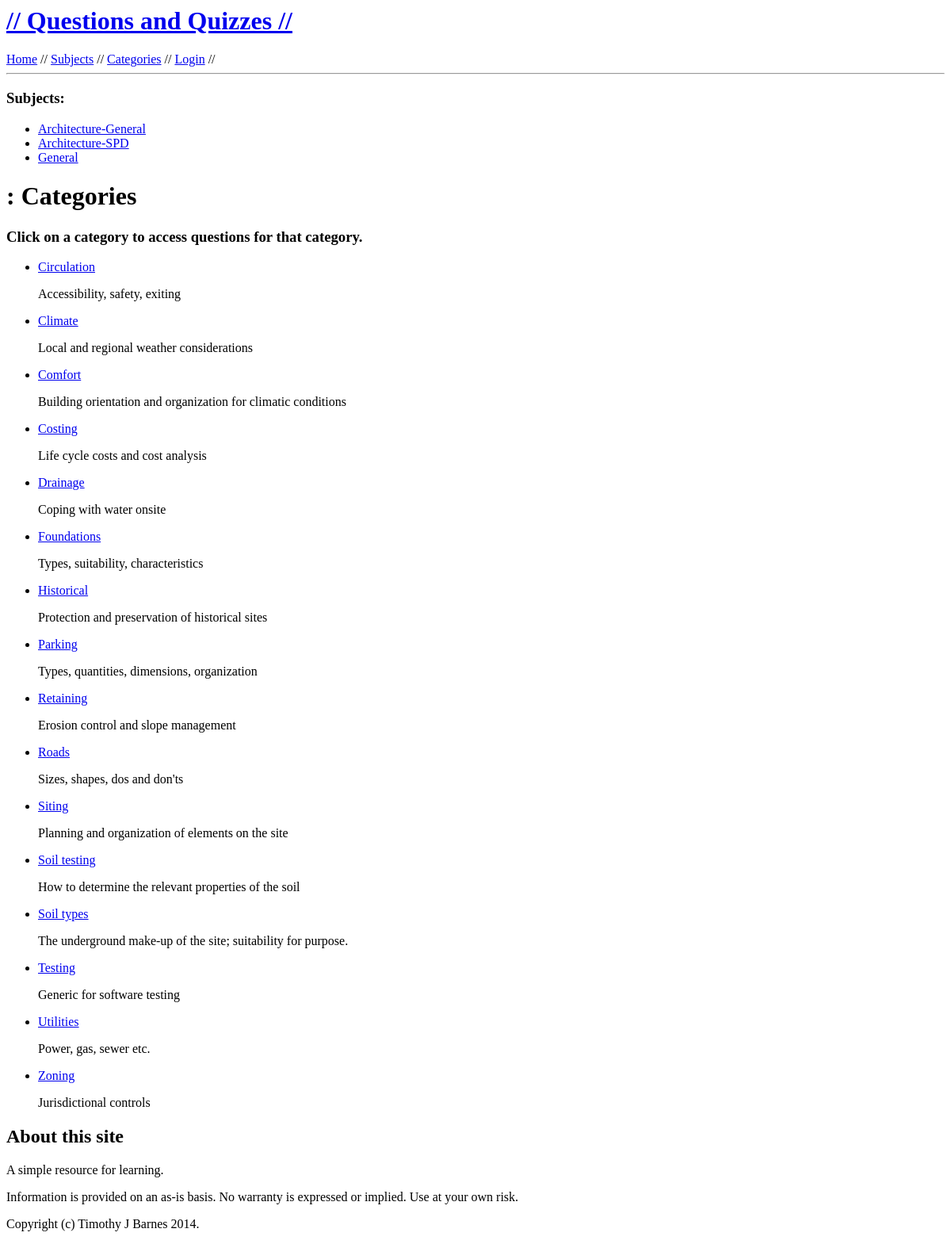
The app's page /educate/ac/, older data.
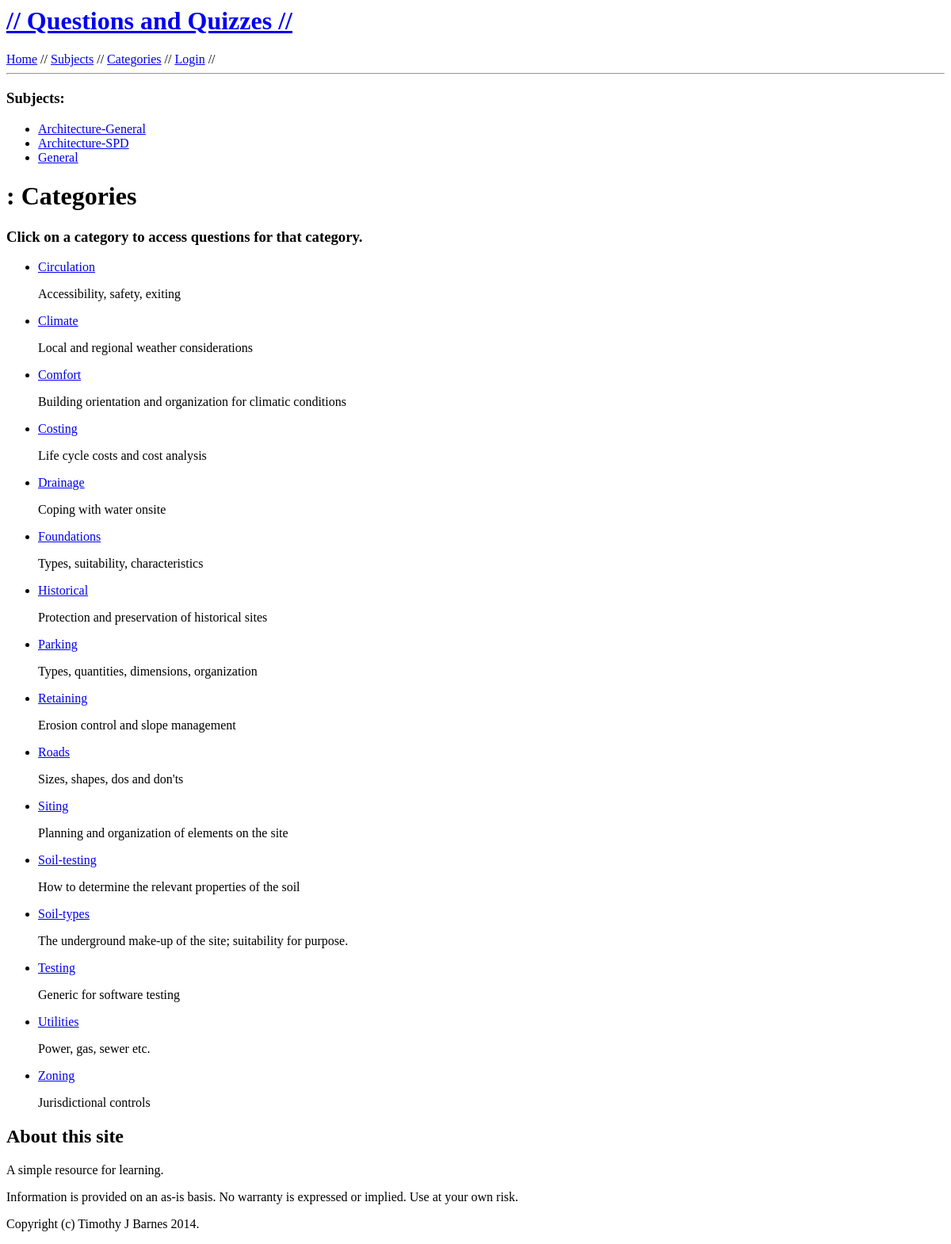
The same page, newer data.
### educate/models.py (models this page shows, shortened)
class Category(models.Model):
    subject = models.ForeignKey(Subject)
    name = models.CharField(max_length=40)
    description = models.CharField(max_length=200, default='-description-')

### educate/views.py (the view)
class AllCategoriesView(generic.ListView):
    template_name = 'educate/categories.html'
    context_name = 'category_list'
    def get_context_data(self, **kwargs):
        context = super(AllCategoriesView, self).get_context_data(**kwargs)
        context.update({
            'registered': self.request.user.is_authenticated(),
            'username': self.request.user.username,
            'subject_list': Subject.objects.order_by('name'),
            'category_list': Category.objects.order_by('name'),
        })
        return context
    def get_queryset(self):
        return Category.objects.order_by('name')

### educate/templates/educate/categories.html (shortened to what this page needs)
{% extends "educate/base.html" %}
{% block title %}
<h1 class="pagetitle">{{ subject }}: Categories</h1>
{% endblock %}
{% block menu %}
<h3>Subjects:</h3>
{% if subject_list %}
<ul>
  {% for sub in subject_list %}
  <li><a href="{% url 'categories' sub.name %}">{{ sub.name }}</a></li>
  {% endfor %}
</ul>
{% else %}
<p>No subjects are available</p>
{% endif %}
{% endblock %}
{% block content %}
<h3>Click on a category to access questions for that category.</h3>
  {% if category_subset %}
  <ul>
    {% for cat in category_subset %}
    <li><a href="{% url 'questions' cat.name %}">{{ cat.name }}</a>
      <p>{{ cat.description }}</p>
    </li>
    {% endfor %}
  </ul>
  {% else %}
  <ul>
    {% for cat in category_list %}
    <li><a href="{% url 'questions' cat.name %}">{{ cat.name }}</a>
      <p>{{ cat.description }}</p>
    </li>
    {% endfor %}
  </ul>
  {% endif %}
{% endblock %}

Row changes from the older to the newer data that the page shows:
changed Category "How to determine the relevant properties of the soil": name "Soil testing" → "Soil-testing"
changed Category "The underground make-up of the site; suitability for purpose.": name "Soil types" → "Soil-types"
